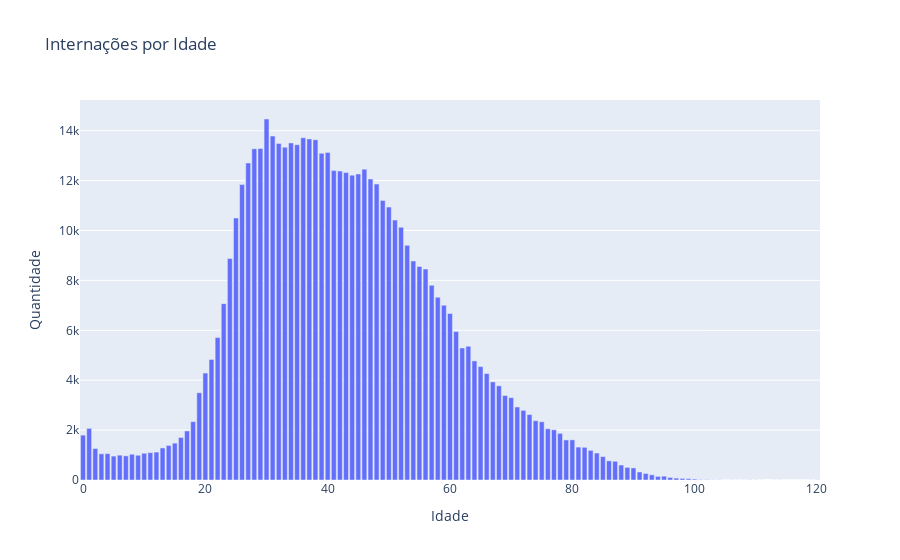

The cell this chart's notebook holds for it:
### Markdown cell above
# Gráfico de internações por idade

### Code cell
dados_internacao = dados.loc[dados['icu'] == 2]

internacao_por_idade = dados_internacao.groupby(by='age').icu.count()

data = [go.Bar(x=internacao_por_idade.index,
                   y=internacao_por_idade.values)]

configuracoes_layout = go.Layout(title='Internações por Idade',
                                yaxis={'title':'Quantidade'},
                                xaxis={'title':'Idade'})

fig = go.Figure(data=data, layout=configuracoes_layout)

py.iplot(fig)
#pyo.plot(fig)

### Figure 1 — Plotly figure (JSON) as saved in the notebook; plotly's stock layout.template omitted (floating-point values rounded to 4 significant figures)
{"data": [{"type": "bar", "x": [0, 1, 2, 3, 4, 5, 6, 7, 8, 9, 10, 11, 12, 13, 14, 15, 16, 17, 18, 19, 20, 21, 22, 23, 24, 25, 26, 27, 28, 29, 30, 31, 32, 33, 34, 35, 36, 37, 38, 39, 40, 41, 42, 43, 44, 45, 46, 47, 48, 49, 50, 51, 52, 53, 54, 55, 56, 57, 58, 59, 60, 61, 62, 63, 64, 65, 66, 67, 68, 69, 70, 71, 72, 73, 74, 75, 76, 77, 78, 79, 80, 81, 82, 83, 84, 85, 86, 87, 88, 89, 90, 91, 92, 93, 94, 95, 96, 97, 98, 99, 100, 101, 102, 103, 104, 105, 106, 107, 108, 109, 110, 111, 113, 114, 115, 116, 117, 118, 119, 120], "y": [1798, 2069, 1261, 1050, 1057, 958, 996, 967, 1033, 991, 1073, 1097, 1120, 1285, 1385, 1478, 1704, 1966, 2338, 3497, 4286, 4832, 5707, 7069, 8879, 10502, 11839, 12709, 13276, 13289, 14469, 13786, 13491, 13335, 13511, 13437, 13717, 13672, 13637, 13096, 13129, 12401, 12382, 12325, 12219, 12266, 12459, 12065, 11860, 11207, 10937, 10418, 10129, 9405, 8778, 8559, 8456, 7803, 7325, 7003, 6672, 5947, 5293, 5360, 4773, 4545, 4266, 3932, 3775, 3385, 3302, 2927, 2791, 2623, 2376, 2334, 2054, 2012, 1869, 1605, 1609, 1319, 1310, 1187, 1081, 937, 767, 750, 600, 507, 484, 322, 259, 209, 145, 154, 102, 77, 64, 55, 38, 15, 15, 8, 6, 1, 3, 2, 3, 5, 3, 1, 2, 2, 1, 1, 1, 1, 2, 6]}], "layout": {"title": {"text": "Internações por Idade"}, "xaxis": {"title": {"text": "Idade"}}, "yaxis": {"title": {"text": "Quantidade"}}}}
